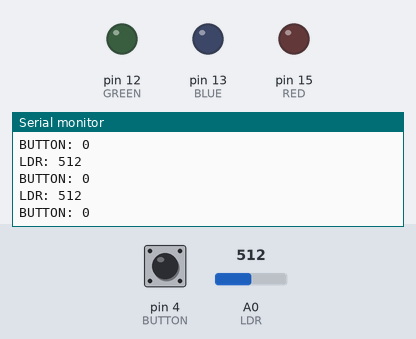
This sketch was run on a simulated Arduino Uno, built with avr-gcc and run on an emulated ATmega328P. Shown: output pins drawn as LEDs (lit = HIGH), the last lines printed to the serial monitor. Inputs (shaded band) come from the test bench; at power-on: A0 (LDR) = 512, pin 4 (BUTTON) LOW.

Above: at 1.3 s.
1.4 s: A0 (LDR) set to 0
At 2.1 s:
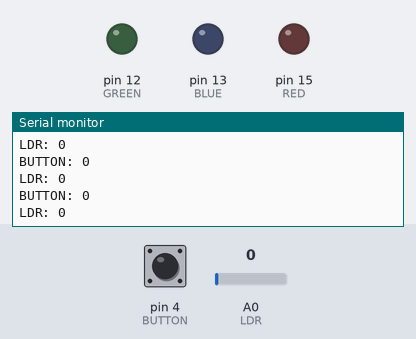
4.5 s: A0 (LDR) set to 122
At 4.64 s:
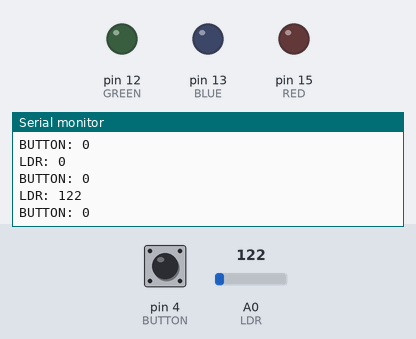
Timing chart, 0 to 7.5 s (numbered marks = the images above; inputs shaded):
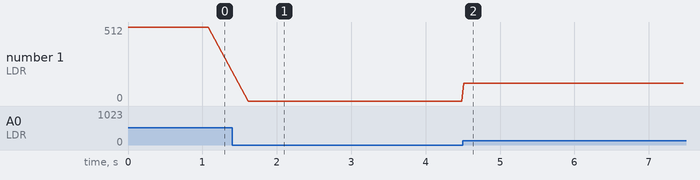

The sketch:

WittyBlinkByLDR.ino
```cpp
const int LDR = A0;
const int BUTTON = 4;
const int RED = 15;
const int GREEN = 12;
const int BLUE = 13;

const int ON = 25;
const int OFF = 0;
int counter = 0;

void setup()
{
    Serial.begin(9600);

    pinMode(LDR, INPUT);
    pinMode(BUTTON, INPUT);
    pinMode(RED, OUTPUT);
    pinMode(GREEN, OUTPUT);
    pinMode(BLUE, OUTPUT);
}

void loop()
{
    int lightValue = analogRead(LDR);

    Serial.print("LDR: ");
    Serial.println(lightValue);
    Serial.print("BUTTON: ");
    Serial.println(digitalRead(BUTTON));

    counter++;

    if (counter > 2) {
      counter = 0;
    }

    if (counter == 0) {
      analogWrite(RED, ON);
      analogWrite(GREEN, OFF);
      analogWrite(BLUE, OFF);
    } else if (counter == 1) {
      analogWrite(RED, OFF);
      analogWrite(GREEN, ON);
      analogWrite(BLUE, OFF);
    } else if (counter == 2) {
      analogWrite(RED, OFF);
      analogWrite(GREEN, OFF);
      analogWrite(BLUE, ON);
    }

    int wait = lightValue + 25;

    delay(wait);
}
```

Measured:
- after the input at 1.4 s, the serial monitor: prints a new line after 0.21 s (image 1)
- after the input at 4.5 s, the serial monitor: prints a new line at once (image 2)
- plotted number 1: 0 → 122 after the input at 4.5 s
